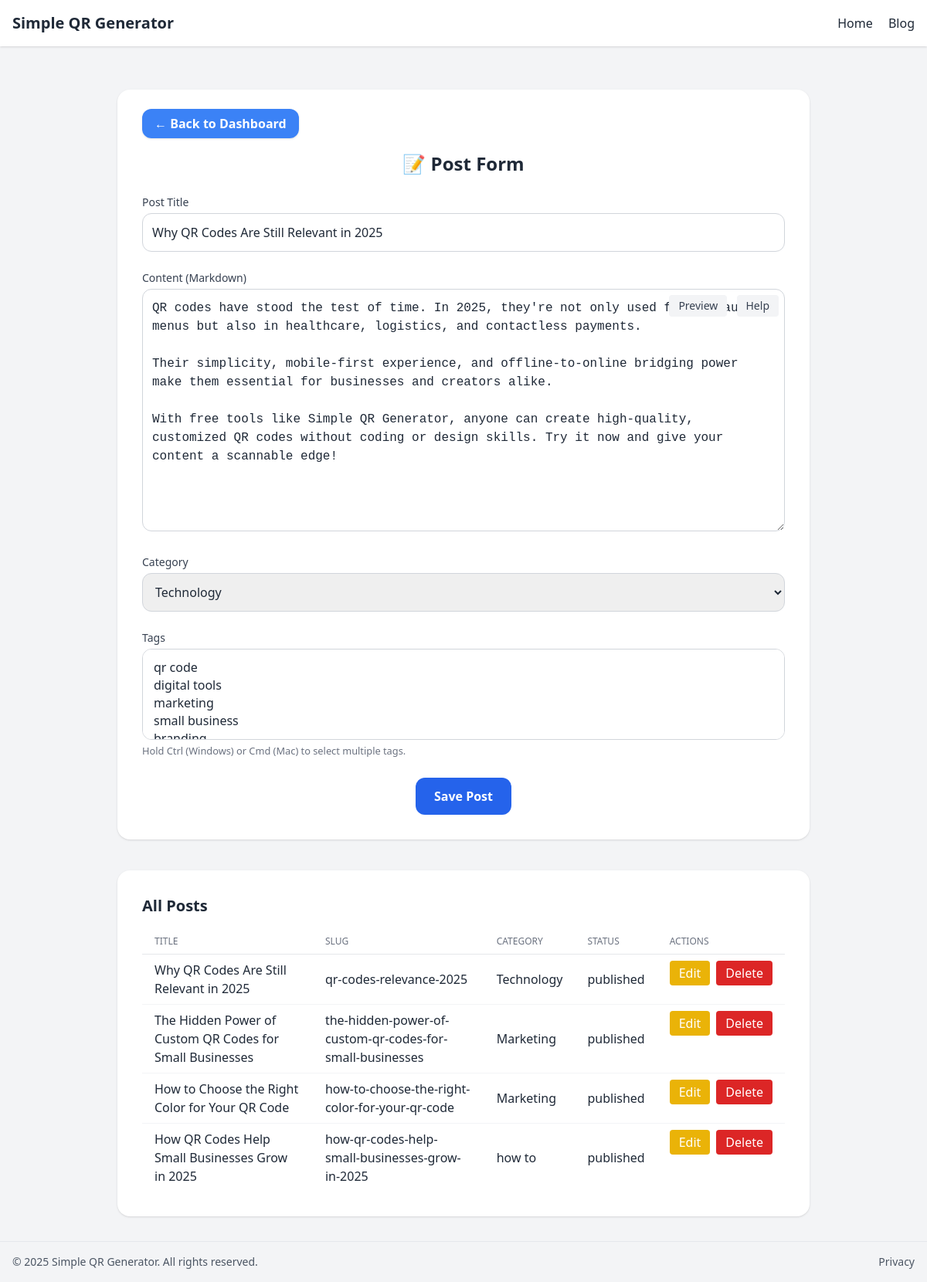
The page /admin/posts/edit/1 (signed in) on the database its author committed.
### app/models.py (models this page shows)
class Post(Base):
    __tablename__ = "posts"
    id: Mapped[int] = mapped_column(primary_key=True, index=True)
    title: Mapped[str] = mapped_column(String(200))
    slug: Mapped[str] = mapped_column(String(200), unique=True, index=True)
    excerpt: Mapped[str] = mapped_column(String(300))
    content: Mapped[str] = mapped_column(Text)
    seo_title: Mapped[str | None] = mapped_column(String(255), nullable=True)
    seo_description: Mapped[str | None] = mapped_column(String(300), nullable=True)
    status: Mapped[PostStatus] = mapped_column(
        Enum(PostStatus), nullable=False, index=True, default=PostStatus.draft
    )
    created_at: Mapped[DateTime] = mapped_column(
        DateTime(timezone=True), server_default=func.now()
    )
    is_deleted: Mapped[bool] = mapped_column(Boolean, nullable=False, default=False)
    category_id: Mapped[int | None] = mapped_column(ForeignKey("categories.id", ondelete="SET NULL"))
    category: Mapped["Category | None"] = relationship("Category", back_populates="posts")
    tags: Mapped[list["Tag"]] = relationship(
        "Tag",
        secondary="post_tags",
        back_populates="posts",
    )

class Category(Base):
    __tablename__ = "categories"
    id: Mapped[int] = mapped_column(primary_key=True, index=True)
    name: Mapped[str] = mapped_column(String(100), unique=True, index=True)
    posts: Mapped[list["Post"]] = relationship(
        "Post",
        back_populates="category",
        cascade="all, delete",
    )

### app/endpoints_admin_post.py (the view)
@router.get("/admin/posts/edit/{post_id}", response_class=HTMLResponse)
async def admin_post_edit(request: Request, post_id: int, session: AsyncSession = Depends(get_async_session)):
    admin_id = request.session.get("admin_id")
    if not admin_id:
        return RedirectResponse("/admin/login")
    categories = await get_all_categories(session)
    tags = await get_all_tags(session)
    post = await get_post(session, post_id)
    posts = [p for p in await get_all_posts(session) if not p.is_deleted]
    return templates.TemplateResponse("admin/post_form.html", {"request": request, "categories": categories, "tags": tags, "post": post, "posts": posts})

### app/templates/admin/post_form.html (shortened to what this page needs)
{% extends "base.html" %}
{% block content %}
<section class="max-w-4xl mx-auto mt-10 bg-white p-8 rounded-2xl shadow space-y-6">
  <div class="mb-4">
    <a href="/admin/dashboard" class="bg-blue-500 hover:bg-blue-600 text-white font-semibold py-2 px-4 rounded-xl shadow transition">← Back to Dashboard</a>
  </div>
  <h1 class="text-2xl font-bold text-gray-800 text-center">📝 Post Form</h1>
  <form method="post" action="/admin/posts/save" class="space-y-6">
    <div>
      <label for="title" class="block text-sm font-medium text-gray-700">Post Title</label>
      <input
        type="text"
        id="title"
        name="title"
        value="{{ post.title if post else '' }}"
        required
        class="w-full mt-1 p-3 border border-gray-300 rounded-xl focus:outline-none focus:ring-2 focus:ring-blue-500"
      />
    </div>
    <div>
      <label for="content" class="block text-sm font-medium text-gray-700">Content (Markdown)</label>
      <div class="mt-1 relative">
        <textarea
          id="content"
          name="content"
          rows="12"
          required
          class="w-full p-3 border border-gray-300 rounded-xl focus:outline-none focus:ring-2 focus:ring-blue-500 font-mono"
        >{{ post.content if post else '' }}</textarea>
        <div class="absolute top-2 right-2 space-x-2">
          <button type="button" id="previewBtn" class="bg-gray-100 hover:bg-gray-200 text-gray-700 px-3 py-1 rounded text-sm">Preview</button>
          <button type="button" id="helpBtn" class="bg-gray-100 hover:bg-gray-200 text-gray-700 px-3 py-1 rounded text-sm">Help</button>
        </div>
      </div>
    </div>
    <div>
      <label for="category_id" class="block text-sm font-medium text-gray-700">Category</label>
      <select
        id="category_id"
        name="category_id"
        class="w-full mt-1 p-3 border border-gray-300 rounded-xl focus:outline-none focus:ring-2 focus:ring-blue-500"
      >
        {% for category in categories %}
          <option value="{{ category.id }}" {% if post and post.category_id == category.id %}selected{% endif %}>
            {{ category.name }}
          </option>
        {% endfor %}
      </select>
    </div>
    <div>
      <label for="tags" class="block text-sm font-medium text-gray-700">Tags</label>
      <select
        id="tags"
        name="tags"
        multiple
        class="w-full mt-1 p-3 border border-gray-300 rounded-xl focus:outline-none focus:ring-2 focus:ring-blue-500"
      >
        {% for tag in tags %}
          <option value="{{ tag.id }}" {% if post and tag in post.tags %}selected{% endif %}>{{ tag.name }}</option>
        {% endfor %}
      </select>
      <small class="text-gray-500">Hold Ctrl (Windows) or Cmd (Mac) to select multiple tags.</small>
    </div>
    <div class="text-center">
      <button
        type="submit"
        class="bg-blue-600 hover:bg-blue-700 text-white font-bold py-3 px-6 rounded-xl transition"
      >
        Save Post
      </button>
    </div>
  </form>
</section>
<section class="max-w-4xl mx-auto mt-10 bg-white p-8 rounded-2xl shadow">
  <h2 class="text-xl font-bold mb-4">All Posts</h2>
  <div class="overflow-x-auto">
    <table class="min-w-full divide-y divide-gray-200">
      <thead>
        <tr>
          <th class="px-4 py-2 text-left text-xs font-medium text-gray-500 uppercase">Title</th>
          <th class="px-4 py-2 text-left text-xs font-medium text-gray-500 uppercase">Slug</th>
          <th class="px-4 py-2 text-left text-xs font-medium text-gray-500 uppercase">Category</th>
          <th class="px-4 py-2 text-left text-xs font-medium text-gray-500 uppercase">Status</th>
          <th class="px-4 py-2 text-left text-xs font-medium text-gray-500 uppercase">Actions</th>
        </tr>
      </thead>
      <tbody class="divide-y divide-gray-100">
        {% for p in posts %}
        <tr>
          <td class="px-4 py-2">{{ p.title }}</td>
          <td class="px-4 py-2">{{ p.slug }}</td>
          <td class="px-4 py-2">{{ p.category.name if p.category else '' }}</td>
          <td class="px-4 py-2">{{ p.status.value }}</td>
          <td class="px-4 py-2 flex gap-2">
            <a href="/admin/posts/edit/{{ p.id }}" class="bg-yellow-500 hover:bg-yellow-600 text-white px-3 py-1 rounded transition">Edit</a>
            <form method="post" action="/admin/posts/delete/{{ p.id }}" onsubmit="return confirm('Are you sure you want to delete this post?');">
              <button type="submit" class="bg-red-600 hover:bg-red-700 text-white px-3 py-1 rounded transition">Delete</button>
            </form>
          </td>
        </tr>
        {% else %}
        <tr>
          <td colspan="5" class="text-center text-gray-400 py-4">No posts found.</td>
        </tr>
        {% endfor %}
      </tbody>
    </table>
  </div>
</section>
{% endblock %}

### rows shown on the page
Post: title "Why QR Codes Are Still Relevant in 2025", content "QR codes have stood the test of time. In 2025, they're not only used for restaurant menus but also in healthcare, logistics, and contactless payments. Their simplicity, mobile-first experience, and offline-to-online bridging power make them essential for businesses and creators alike. With free tools like Simple QR Generator, anyone can create high-quality, customized QR codes without coding or design skills. Try it now and give your content a scannable edge!", category_id "Technology", slug "qr-codes-relevance-2025", category "Technology", status.value "published"
Post: title "The Hidden Power of Custom QR Codes for Small Businesses", slug "the-hidden-power-of-custom-qr-codes-for-small-businesses", category "Marketing", status.value "published"
Post: title "How to Choose the Right Color for Your QR Code", slug "how-to-choose-the-right-color-for-your-qr-code", category "Marketing", status.value "published"
Post: title "How QR Codes Help Small Businesses Grow in 2025", slug "how-qr-codes-help-small-businesses-grow-in-2025", category "how to", status.value "published"
